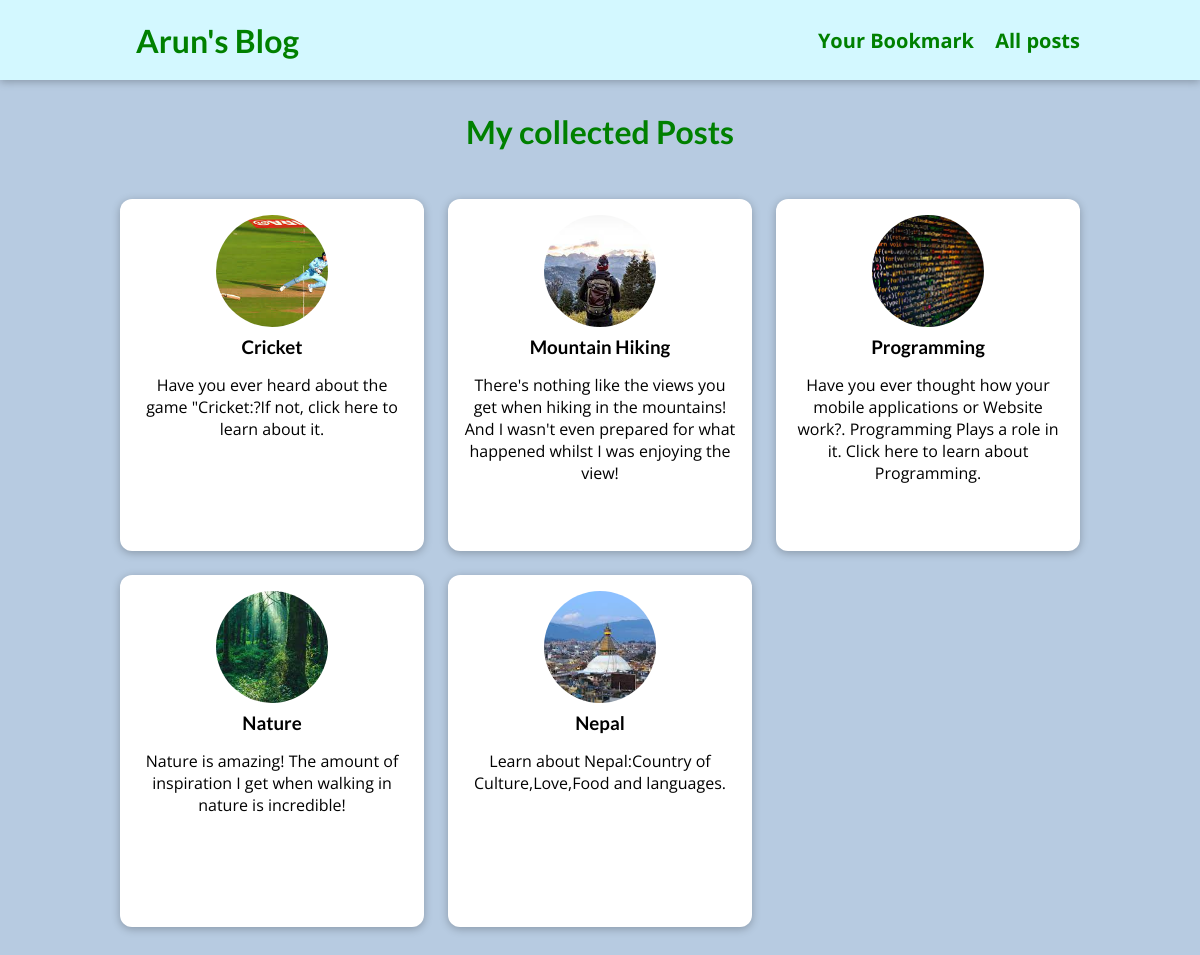
The page /posts on the database its author committed.
### blog/models.py (models this page shows, shortened)
class Post(models.Model):
    title = models.CharField(max_length=50)
    image_name = models.ImageField(upload_to="posts",null=True)
    date = models.DateTimeField(auto_now=True)
    excerpt = models.CharField(max_length=200)
    content = models.TextField(validators=[MinLengthValidator(10)])
    author = models.ForeignKey(Author,on_delete=models.SET_NULL,related_name="posts",null=True)
    slug = models.SlugField(unique = True, db_index=True)
    tag = models.ManyToManyField(Tag)

### blog/views.py (the view)
# urls.py: path("posts", views.posts, name="posts-page"),
def posts(request):
  all_posts = Post.objects.all().order_by("-date")
  return render(request, "blog/all-posts.html", {"posts":all_posts})

### blog/templates/blog/all-posts.html (shortened to what this page needs)
{% extends "base.html" %}
{% load static%}
   {% block css_files%}
   <link rel="stylesheet" href="{% static "blog/post.css" %}"/>
   <link rel="stylesheet" href="{% static "blog/all_posts.css" %}"/>
   {% endblock%}
   {% block content%}
   <section id="all-posts">
       <h2><span style="color:green;font-weight:bold">My collected Posts</span> </h2>
       <ul>
         {% for post in posts %}
          {% include "blog/includes/post.html"%}
        {% endfor %}
       </ul>
   {% endblock %}

### blog/templates/blog/includes/post.html
{% load static%}
<li>
    <article class="post">
      <a href="{% url "post-detail" post.slug%}">
        <img src="{{post.image_name.url}}" alt="{{post.title}}"/>
        <div class="post_content">
          <h3> {{ post.title }} </h3>
          <p>{{post.excerpt}}</p>
        </div>
      </a>
    </article>
  </li>

### static/app.css (style rules this page uses)
* { box-sizing: border-box; }
html { font-family: 'Open Sans', 'Lato', sans-serif; }
body { margin: 0; }
h1, h2, h3 { font-family: 'Lato', sans-serif; font-weight: bold; }

### blog/static/blog/post.css (style rules this page uses)
.post { display: flex; flex-direction: column; align-items: center; text-align: center; }
.post a { text-decoration: none; color: black; transition: all 0.2s ease; padding: 1rem; }
.post img { width: 5rem; height: 5rem; object-fit: cover; border-radius: 50%; }
.post h3 { margin: 0.25rem 0; }

### blog/static/blog/all_posts.css (style rules this page uses)
body { background-color: #b7cbe1; }
#all-posts { margin: 7rem auto; width: 90%; max-width: 60rem; }
#all-posts h2 { text-align: center; font-size: 2rem; color: #2e2e2e; margin: 3rem 0; }
ul { list-style: none; margin: 0; padding: 0; display: grid; grid-template-columns: repeat(auto-fill, minmax(17rem, 1fr)); gap: 1.5rem; }
.post img { width: 7rem; height: 7rem; }
.post a { height: 22rem; transform-origin: center; box-shadow: 0 2px 8px rgba(0, 0, 0, 0.25); border-radius: 12px; background-color: white; }

### rows shown on the page
Post: image_name (picture), title "Cricket", excerpt "Have you ever heard about the game \"Cricket:?If not, click here to learn about it."
Post: image_name (picture), title "Mountain Hiking", excerpt "There's nothing like the views you get when hiking in the mountains! And I wasn't even prepared for what happened whilst I was enjoying the view!"
Post: image_name (picture), title "Programming", excerpt "Have you ever thought how your mobile applications or Website work?. Programming Plays a role in it. Click here to learn about Programming."
Post: image_name (picture), title "Nature", excerpt "Nature is amazing! The amount of inspiration I get when walking in nature is incredible!"
Post: image_name (picture), title "Nepal", excerpt "Learn about Nepal:Country of Culture,Love,Food and languages."
